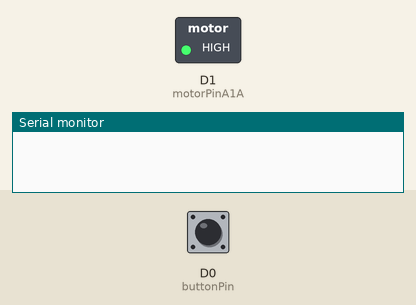
This sketch was run on a simulated ESP8266 (NodeMCU). On the bench: switched loads named in the sketch (green lamp = pin HIGH), the last lines printed to the serial monitor. Inputs (shaded band) come from the test bench; at power-on: D0 (buttonPin) HIGH.

Above: at 1.2 s.
1.3 s: D0 (buttonPin) pulled LOW for 0.15 s
At 4.35 s:
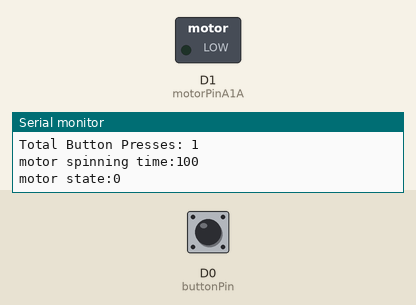
4.4 s: D0 (buttonPin) pulled LOW for 1 s
8.4 s: D0 (buttonPin) pulled LOW for 3.2 s
At 12.7 s:
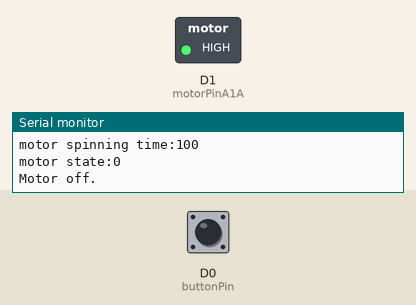
Timing chart, 0 to 14.2 s (numbered marks = the images above; inputs shaded):
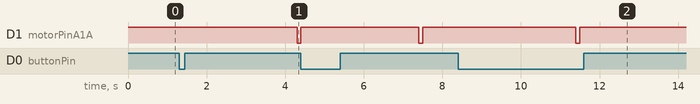

Measured:
- after the input at 1.3 s, D1 (motorPinA1A): HIGH → LOW after 3.0 s
- after the input at 8.4 s, D1 (motorPinA1A): HIGH → LOW after 3.0 s, → HIGH 0.10 s later

The sketch:

wk4_project_copy_20260226150012.ino
```cpp
const int buttonPin = D0;
const int motorPinA1A = D1;
const int motorPinA1B = D2;
 int buttonState;
 int lastButtonState = HIGH;
 int numberOfButtonPress = 0;
 int startTime;
 int timeLength = 3000;
bool timerOn = false;
int pressDelay = 40;
int lastPressTime ;

void setup() {
pinMode (buttonPin, INPUT_PULLUP);
pinMode(motorPinA1A, OUTPUT);
pinMode (motorPinA1A, OUTPUT);
digitalWrite (motorPinA1A, HIGH);
digitalWrite (motorPinA1B, HIGH);
Serial.begin (9600);
  // put your setup code here, to run once:
}

void loop() {
  buttonState = digitalRead (buttonPin);
  //reads last bounce time to see if it has changed and resets
  if (buttonState != lastButtonState){
     lastPressTime = millis();
  }
//starts button reading process and leads to loop
  if((millis() - lastPressTime) > pressDelay){
    buttonState = digitalRead (buttonPin);
  }


    if (lastButtonState == HIGH && buttonState == LOW){
      if (!timerOn){
        timerOn = true;
        startTime = millis();
        numberOfButtonPress = 0;
        Serial.println ("Counting started");
      }
      numberOfButtonPress++;
      Serial.println("Number of presses: ");
      Serial.println (numberOfButtonPress);
    }
    lastButtonState = digitalRead (buttonPin);

    if(timerOn && (millis()- startTime >= timeLength)) {
      Serial.print( "Total Button Presses: ");
      Serial.println (numberOfButtonPress);
      spinMotor(); //starts the motor spinning process

    //this resets back to original
      timerOn = false;
      numberOfButtonPress = 0;
    // need to add this when i figure out the spinmotor function
    //need to also have it reset potentially
  }
  //check if push botton is pushed
  //start 3000 ms timer
  //count how many times button is pushed by adding 1 to the count every time it is pushed through the loop, before time is at 0
  //after time gets to zero turn motor x amount of times the button was pushed

  // put your main code here, to run repeatedly:

}

void spinMotor (){
  int result;
  result  = numberOfButtonPress * 100;
  Serial.print ("motor spinning time:");
  Serial.println(result);

  digitalWrite(motorPinA1A, LOW);
  digitalWrite (motorPinA1B, HIGH);
   Serial.print ("motor state:");
  Serial.println(digitalRead(motorPinA1A));
  //puts motor on
  delay(result);
  //keeps motor on for certain amount of time
  digitalWrite(motorPinA1A, HIGH);
  digitalWrite(motorPinA1B, HIGH);
  //turns it off
  Serial.println("Motor off.");

}
```
